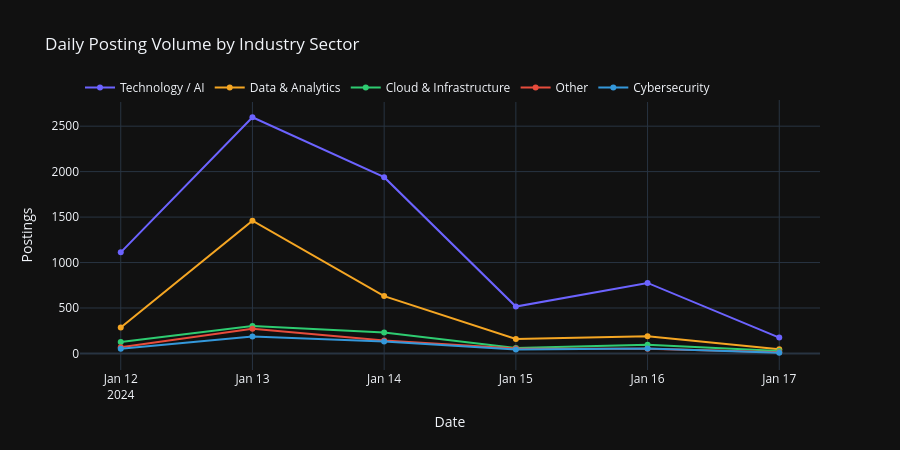

Notebook code for this chart:
### Markdown cell above
## 3. Daily Industry Trend

### Code cell
top_industries = df['industry'].value_counts().head(5).index.tolist()
daily_by_ind   = {}

for ind in top_industries:
    sub = df[df['industry'] == ind]
    daily_by_ind[ind] = build_daily_series(sub, date_col='first_seen')

fig = go.Figure()
colors = list(PALETTE.values())

for i, (ind, series) in enumerate(daily_by_ind.items()):
    fig.add_trace(go.Scatter(
        x=series.index, y=series.values,
        name=ind, mode='lines+markers',
        line=dict(color=colors[i % len(colors)], width=2),
        marker=dict(size=6)
    ))

fig.update_layout(
    title='Daily Posting Volume by Industry Sector',
    xaxis_title='Date', yaxis_title='Postings',
    template=PLOTLY_TEMPLATE, height=450,
    legend=dict(orientation='h', y=1.1, x=0)
)
save_plotly(fig, '04_industry_daily_trend')
fig.show()

### Figure 1 — Plotly figure (JSON) as saved in the notebook; plotly's stock layout.template omitted (floating-point values rounded to 4 significant figures)
{"data": [{"line": {"color": "#6C63FF", "width": 2}, "marker": {"size": 6}, "mode": "lines+markers", "name": "Technology / AI", "type": "scatter", "x": ["2024-01-12T00:00:00.000000", "2024-01-13T00:00:00.000000", "2024-01-14T00:00:00.000000", "2024-01-15T00:00:00.000000", "2024-01-16T00:00:00.000000", "2024-01-17T00:00:00.000000"], "y": [1112, 2598, 1939, 516, 776, 175]}, {"line": {"color": "#F5A623", "width": 2}, "marker": {"size": 6}, "mode": "lines+markers", "name": "Data & Analytics", "type": "scatter", "x": ["2024-01-12T00:00:00.000000", "2024-01-13T00:00:00.000000", "2024-01-14T00:00:00.000000", "2024-01-15T00:00:00.000000", "2024-01-16T00:00:00.000000", "2024-01-17T00:00:00.000000"], "y": [286, 1460, 631, 160, 189, 46]}, {"line": {"color": "#2ECC71", "width": 2}, "marker": {"size": 6}, "mode": "lines+markers", "name": "Cloud & Infrastructure", "type": "scatter", "x": ["2024-01-12T00:00:00.000000", "2024-01-13T00:00:00.000000", "2024-01-14T00:00:00.000000", "2024-01-15T00:00:00.000000", "2024-01-16T00:00:00.000000", "2024-01-17T00:00:00.000000"], "y": [125, 301, 230, 60, 96, 28]}, {"line": {"color": "#E74C3C", "width": 2}, "marker": {"size": 6}, "mode": "lines+markers", "name": "Other", "type": "scatter", "x": ["2024-01-12T00:00:00.000000", "2024-01-13T00:00:00.000000", "2024-01-14T00:00:00.000000", "2024-01-15T00:00:00.000000", "2024-01-16T00:00:00.000000", "2024-01-17T00:00:00.000000"], "y": [69, 272, 144, 55, 53, 13]}, {"line": {"color": "#3498DB", "width": 2}, "marker": {"size": 6}, "mode": "lines+markers", "name": "Cybersecurity", "type": "scatter", "x": ["2024-01-12T00:00:00.000000", "2024-01-13T00:00:00.000000", "2024-01-14T00:00:00.000000", "2024-01-15T00:00:00.000000", "2024-01-16T00:00:00.000000", "2024-01-17T00:00:00.000000"], "y": [51, 186, 131, 44, 54, 8]}], "layout": {"height": 450, "legend": {"orientation": "h", "x": 0, "y": 1.1}, "title": {"text": "Daily Posting Volume by Industry Sector"}, "xaxis": {"title": {"text": "Date"}}, "yaxis": {"title": {"text": "Postings"}}}}
